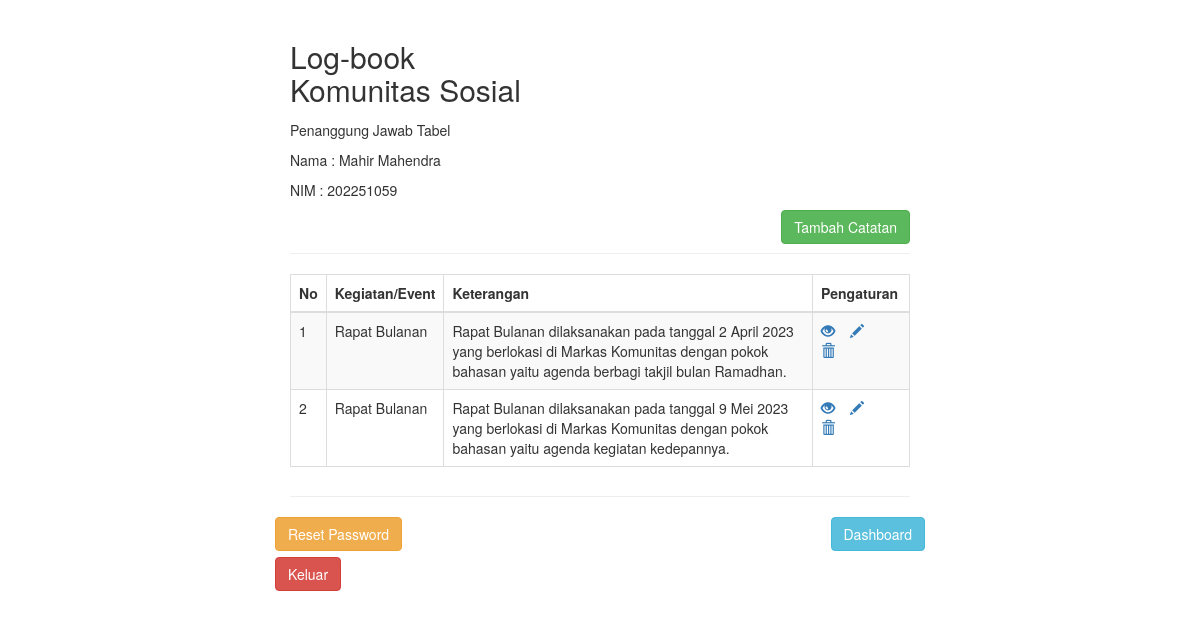
The page /log_kegiatan/index.php on the database its author committed.
### tables this page shows
CREATE TABLE `tb_log` (
  `id` int(10) NOT NULL,
  `nama` varchar(50) NOT NULL,
  `keterangan` varchar(255) NOT NULL
);

### log_kegiatan/index.php (the view, shortened to what this page needs)
<!DOCTYPE html>
<html lang="en">
<head>
    <link rel="stylesheet" href="https://maxcdn.bootstrapcdn.com/bootstrap/3.3.7/css/bootstrap.css">
</head>
<body>
    <div class="wrapper">
        <div class="container-fluid">
            <div class="row">
                <div class="col-md-12">
                <div class="page-header">
                    <div class="page-header clearfix">
                        <h2 class="pull-left">Log-book<br/>Komunitas Sosial</h2><br/><br/>
                        <br/><br/><p>Penanggung Jawab Tabel</p>
                        <p>Nama : Mahir Mahendra</p>
                        <p>NIM : 202251059</p>
                        <a href="tambah.php" class="btn btn-success pull-right">Tambah Catatan</a>
                    </div>
                    <?php
                    require_once "koneksi.php";
                    $sql = "SELECT * FROM tb_log";
                    if($result = mysqli_query($link, $sql)){
                        if(mysqli_num_rows($result) > 0){
                            echo "<table class='table table-bordered table-striped'>";
                                echo "<thead>";
                                    echo "<tr>";
                                        echo "<th>No</th>";
                                        echo "<th>Kegiatan/Event</th>";
                                        echo "<th>Keterangan</th>";
                                        echo "<th>Pengaturan</th>";
                                    echo "</tr>";
                                echo "</thead>";
                                echo "<tbody>";
                                while($row = mysqli_fetch_array($result)){
                                    echo "<tr>";
                                        echo "<td>" . $row['id'] . "</td>";
                                        echo "<td>" . $row['nama'] . "</td>";
                                        echo "<td>" . $row['keterangan'] . "</td>";
                                        echo "<td>";
                                            echo "<a href='aksi.php?id=". $row['id'] ."' title='Detail' data-toggle='tooltip'><span class='glyphicon glyphicon-eye-open'></span></a>";
                                            echo "<a href='update.php?id=". $row['id'] ."' title='Update' data-toggle='tooltip'><span class='glyphicon glyphicon-pencil'></span></a>";
                                            echo "<a href='hapus.php?id=". $row['id'] ."' title='Hapus' data-toggle='tooltip'><span class='glyphicon glyphicon-trash'></span></a>";
                                        echo "</td>";
                                    echo "</tr>";
                                }
                                echo "</tbody>";
                            echo "</table>";
                        } else{
                            echo "<p class='lead'><em>Tidak ada data yang ditemukan.</em></p>";
                        }
                    } else{
                        echo "ERROR: Tidak dapat memproses $sql. " . mysqli_error($link);
                    }
                    ?>
                </div>
            </div>
        </div>
    </div>
    <p>
        <a href="../reset.php" class="btn btn-warning pull-left">Reset Password</a>
        <a href="../dashboard.php" class="btn btn-info pull-right">Dashboard</a><br/><br/>
        <a href="../logout.php" class="btn btn-danger pull-left">Keluar</a>
    </p>
</body>
</html>

### log_kegiatan/index.php (style rules this page uses)
.wrapper { width: 650px; margin: 0 auto; }
.page-header h2 { margin-top: 0; }
table tr td:last-child a { margin-right: 15px; }

### rows shown on the page
tb_log: id "1", nama "Rapat Bulanan", keterangan "Rapat Bulanan dilaksanakan pada tanggal 2 April 2023 yang berlokasi di Markas Komunitas dengan pokok bahasan yaitu agenda berbagi takjil bulan Ramadhan."
tb_log: id "2", nama "Rapat Bulanan", keterangan "Rapat Bulanan dilaksanakan pada tanggal 9 Mei 2023 yang berlokasi di Markas Komunitas dengan pokok bahasan yaitu agenda kegiatan kedepannya."
